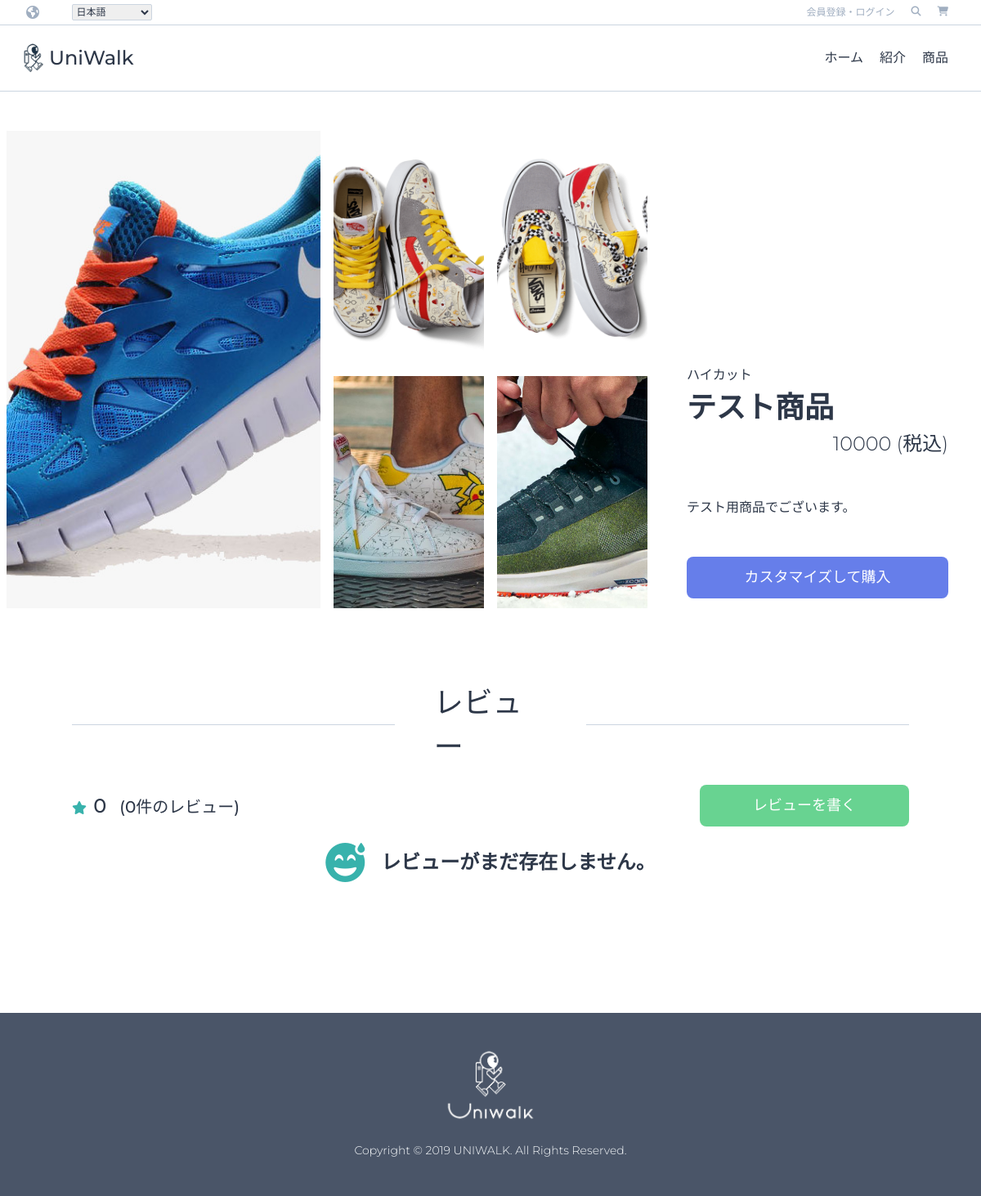
The page /products/2/ on the database as committed earlier.
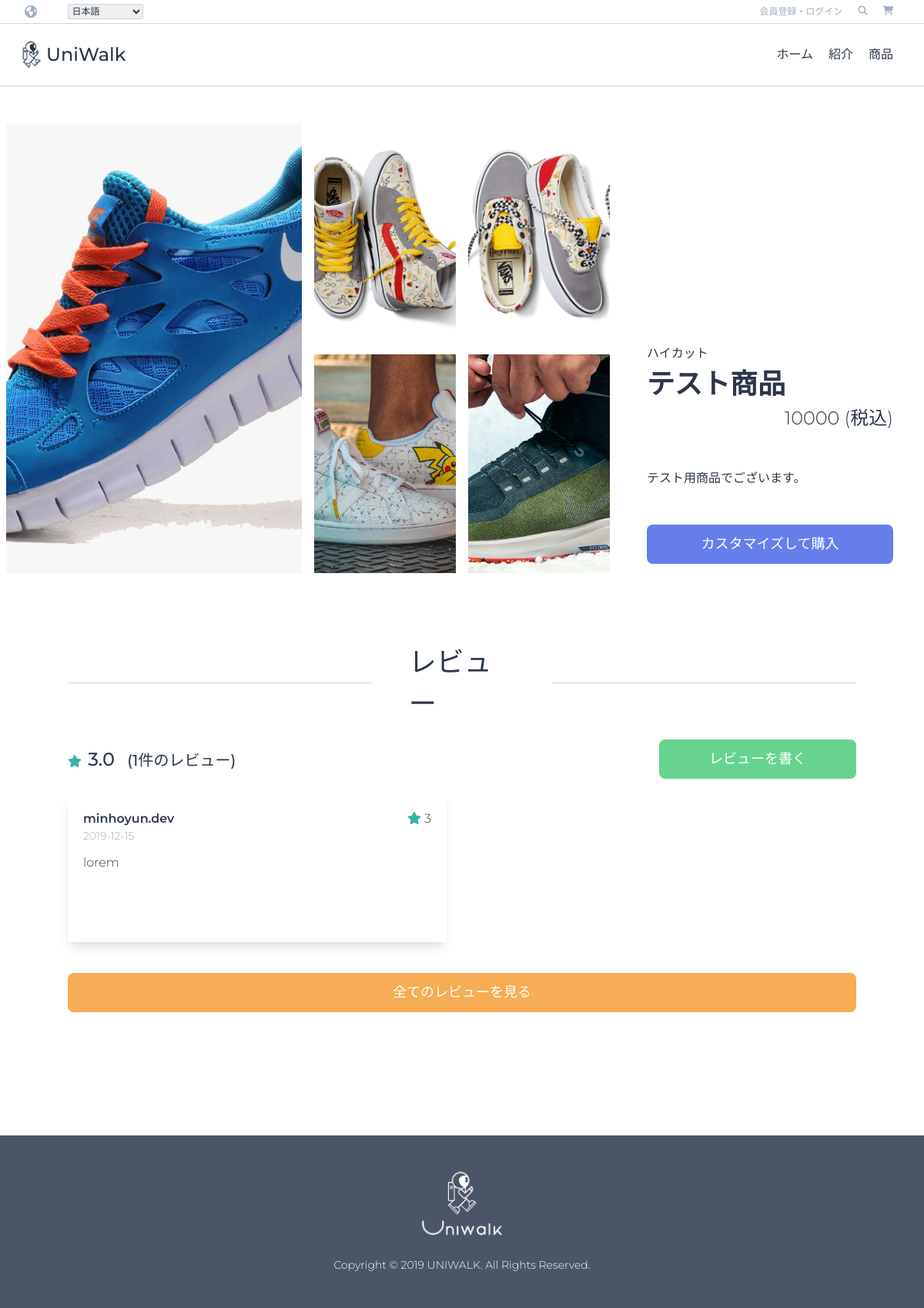
The same page on the database as committed later.
### products/models.py (models this page shows, shortened)
class Image(core_models.TimeStampedModel):
    image = models.ImageField("イメージ", upload_to="product_images")
    product = models.ForeignKey(
        "Product", verbose_name="商品", related_name="images", on_delete=models.CASCADE
    )

class Product(core_models.TimeStampedModel):
    name = models.CharField("商品名", max_length=50)
    category = models.ForeignKey(
        "Category",
        verbose_name="商品カテゴリー",
        related_name="product",
        on_delete=models.CASCADE,
    )
    price = models.IntegerField("価格")
    description = models.TextField("詳細説明")
    is_active = models.BooleanField("販売中", null=False, default=True)
    product_code = models.CharField("商品番号", max_length=5)
    def total_rating(self):
        all_reviews = self.reviews.all()
        all_ratings = 0
        if len(all_reviews) > 0:
            for review in all_reviews:
                all_ratings += review.rate
            return round(all_ratings / len(all_reviews), 2)
        return 0
    def first_image(self):
        try:
            (image,) = self.images.all()[:1]
            return image.image.url
        except ValueError:
            return None
    def get_next_four_images(self):
        images = self.images.all()[1:5]
        return images
    class Meta:
        ordering = ("-created",)

class Category(core_models.TimeStampedModel):
    product_type = models.CharField("商品タイプ名", max_length=20)
    type_code = models.CharField("タイプコード", max_length=2)
    def __str__(self):
        return self.product_type

### reviews/models.py (models this page shows, shortened)
class Review(core_models.TimeStampedModel):
    product = models.ForeignKey(
        "products.Product",
        verbose_name="商品",
        related_name="reviews",
        on_delete=models.CASCADE,
    )
    user = models.ForeignKey(
        "users.User", verbose_name="ユーザー", on_delete=models.CASCADE
    )
    title = models.CharField("タイトル", max_length=50)
    text = models.TextField("本文")
    rate = models.IntegerField("評点", default=0)
    review_code = models.CharField("レビュー番号", max_length=11, default="test")
    class Meta:
        verbose_name = "レビュー"
        verbose_name_plural = "レビュー"

### users/models.py (models this page shows, shortened)
class User(AbstractUser):
    GENDER_MALE = "M"
    GENDER_FEMALE = "F"
    GENDER_OTHER = "O"
    GENDER_CHOICES = ((GENDER_MALE, "男性"), (GENDER_FEMALE, "女性"), (GENDER_OTHER, "その他"))
    PREF_CHOICES = JP_PREFECTURES
    username = None
    email = models.EmailField(_("メールアドレス"), unique=True)
    first_name_kana = models.CharField(_("名(カナ)"), blank=True, max_length=30)
    last_name_kana = models.CharField(_("姓(カナ)"), blank=True, max_length=150)
    gender = models.CharField(
        _("性別"), blank=True, choices=GENDER_CHOICES, max_length=10
    )
    birthday = models.DateField(_("生年月日"), blank=True, null=True)
    phone_number = PhoneNumberField(_("電話番号"), blank=True, null=True)
    postal_code = JPPostalCodeModelField(blank=True, null=True)
    prefecture = JPPrefectureField(_("都道府県"), blank=True, null=True)
    address_city = models.CharField(_("市区町村番地"), max_length=40, blank=True, null=True)
    address_detail = models.CharField(_("建物名・号室"), max_length=40, blank=True, null=True)
    member_number = models.CharField(
        max_length=40, default=create_member_number, blank=True, null=True
    )
    member_code = models.CharField(_("会員番号"), max_length=40, blank=True, null=True)
    USERNAME_FIELD = "email"
    REQUIRED_FIELDS = []
    objects = CustomUserManager()
    def get_email_name(self):
        return self.email.split("@")[0]

### products/views.py (the view)
# urls.py: path("<int:pk>/", views.ProductDetailView.as_view(), name="detail"),
class ProductDetailView(DetailView):
    model = models.Product
    template_name = "products/product-detail.html"
    def get_context_data(self, **kwargs):
        context = super().get_context_data(**kwargs)
        posts = self.object.reviews.all().order_by("-created")[0:4]
        each = {review.pk: review.text for review in posts}
        context["reviews_text"] = each
        context["rev"] = posts
        return context

### carts/context_processors.py (called while the page is built)
def counter(request):
    item_count = 0
    if "admin" in request.META["PATH_INFO"]:
        return {}
    else:
        try:
            cart = Cart.objects.filter(session_key=_session_key(request))
            cart_items = CartItem.objects.all().filter(cart=cart.first())
            for cart_item in cart_items:
                item_count += cart_item.quantity
        except Cart.DoesNotExist:
            item_count = 0
    return dict(item_count=item_count)

### carts/views.py (called while the page is built)
def _session_key(request):
    cart = request.session.session_key
    if not cart:
        cart = request.session.create()
    return cart

### products/templatetags/js.py (called while the page is built)
@register.filter(is_safe=True)
def js(obj):
    return mark_safe(json.dumps(obj))

### templates/products/product-detail.html (shortened to what this page needs)
{% extends "base.html" %}
{% load i18n js %}
{% block content %}
<div class="container mt-10 max-w-full h-75vh flex mb-20">
    <div class="h-full w-1/3 bg-cover bg-center border-8 border-white"
        style="background-image: url({{product.first_image}});"></div>
    <div class="h-full w-1/3 flex flex-wrap">
        {% for image in product.get_next_four_images %}
        <div style="background-image: url({{image.image.url}});"
            class="w-1/2 h-auto bg-cover bg-center border-8 border-white"></div>
        {% endfor %}
    </div>
    <div class="h-full flex flex-col justify-end w-1/3 px-10 py-5">
        <div>
            <span>{{ product.category }}</span>
            <h2 class="font-semibold text-4xl">{{ product.name }}</h2>
            <div class="text-right text-2xl">{{ product.price }}<span> ({% trans '税込' %})</span></div>
        </div>
        <p class="py-12">
            {{ product.description }}
        </p>
        <a href="{% url 'designs:customize' product.pk %}" class="btn-link">{% trans 'カスタマイズして購入' %}</a>
    </div>
</div>
<div class="container mx-auto pb-40">
    <div class="w-full">
        <div class="mt-10">
            <div class="flex justify-between items-center w-full my-5">
                <div class="h-px w-2/5 bg-gray-400"></div>
                <span class="font-medium text-4xl mx-12">{% trans 'レビュー' %}</span>
                <div class="h-px w-2/5 bg-gray-400"></div>
            </div>
            <div class="flex items-center justify-between">
                <div>
                    <i class="fas fa-star text-teal-500"></i>
                    <span class="ml-1 font-medium text-2xl">{{ product.total_rating }}</span>
                    <span
                        class="ml-3 font-medium text-xl">{% blocktrans with review_count=product.reviews.count %}({{ review_count }}件のレビュー){% endblocktrans %}</span>
                </div>
                <a href="{% url 'reviews:post' product.pk %}"
                    class="w-1/4 btn-link bg-green-400">{% trans 'レビューを書く' %}</a>
            </div>
            {% if rev %}
            <div class="flex flex-wrap -mx-5">
                {% for r in rev %}
                <div class="w-1/2 overflow-hidden p-5">
                    <div id="card-{{ r.pk }}" class="h-48 p-5 rounded shadow-lg overflow-hidden">
                        <div class="flex flex-col mb-3">
                            <div class="flex justify-between">
                                <span class="font-semibold">{{ r.user.get_email_name }}</span>
                                <span class="ml-1"><i class="fas fa-star text-teal-500"></i> {{ r.rate }}</span>
                            </div>
                            <span class="text-sm text-gray-500">{{ r.created|date:'Y-m-d' }}</span>
                        </div>
                        <p id="text-{{ r.pk }}" class="text-justify">{{ r.text|truncatechars:200 }}</p>
                    </div>
                </div>
                {% endfor %}
                <a href="{% url 'reviews:list' product.pk %}"
                    class="btn-link bg-orange-400 mt-5 mx-5">{% trans '全てのレビューを見る' %}</a>
            </div>
            {% else %}
            <p class="flex justify-center items-center mt-5 font-semibold w-full text-center text-2xl">
                <i class="fas fa-grin-beam-sweat fa-2x text-teal-500"></i> <span class="ml-5">レビューがまだ存在しません。</span>
            </p>
            {% endif %}
        </div>
    </div>
</div>
{% endblock %}

Rows that differ between the two databases and show on the page:
computed for Product "テスト商品": total_rating "0" → "3.0"; id "(0件のレビュー)" → "(1件のレビュー)"
added Review: user.get_email_name "minhoyun.dev", rate "3", created "2019-12-15", text "lorem"
Other text that changed with them:
text no longer shown: "レビューがまだ存在しません。"
text now shown: "全てのレビューを見る"
